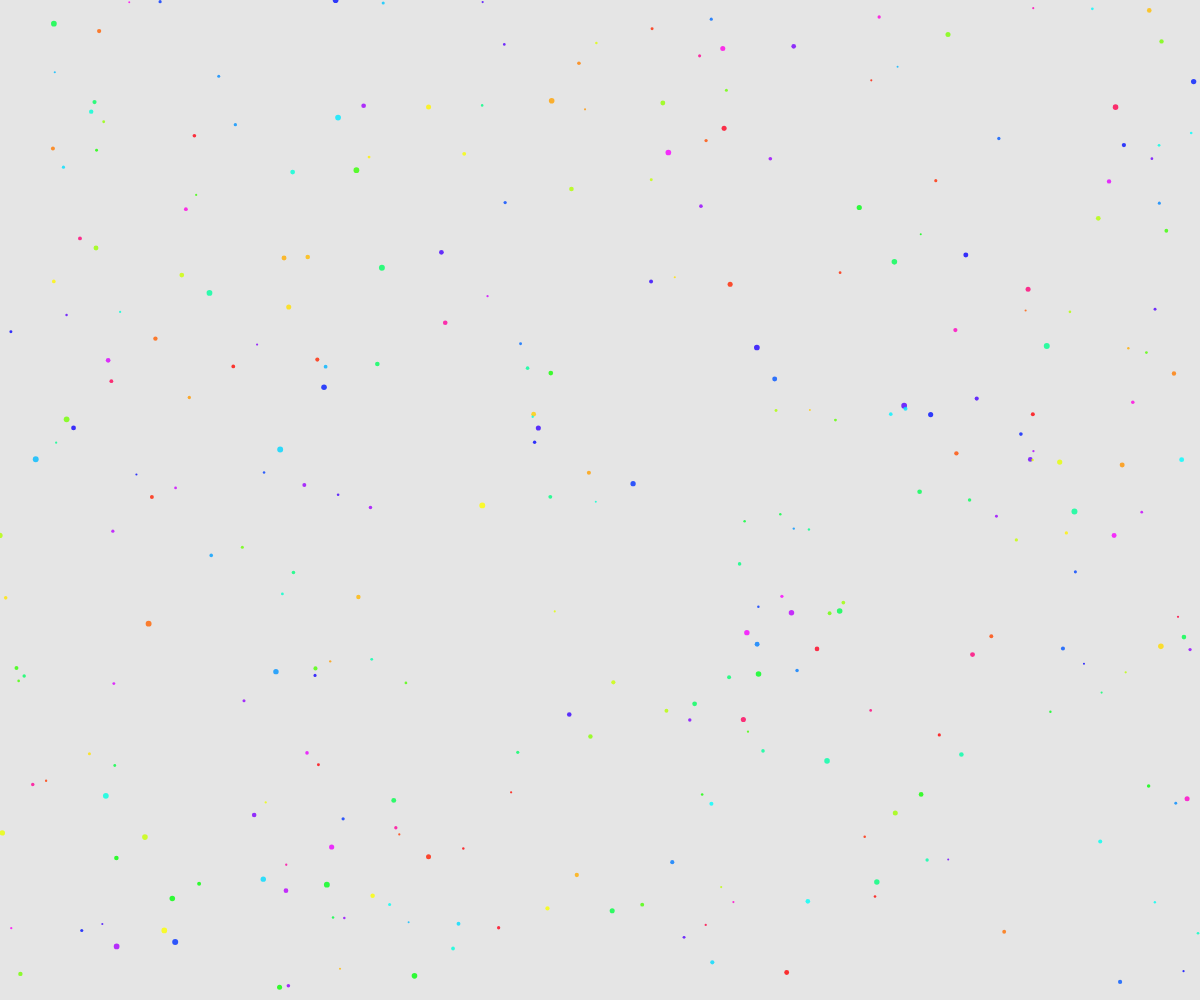
Frame 1 (no input)
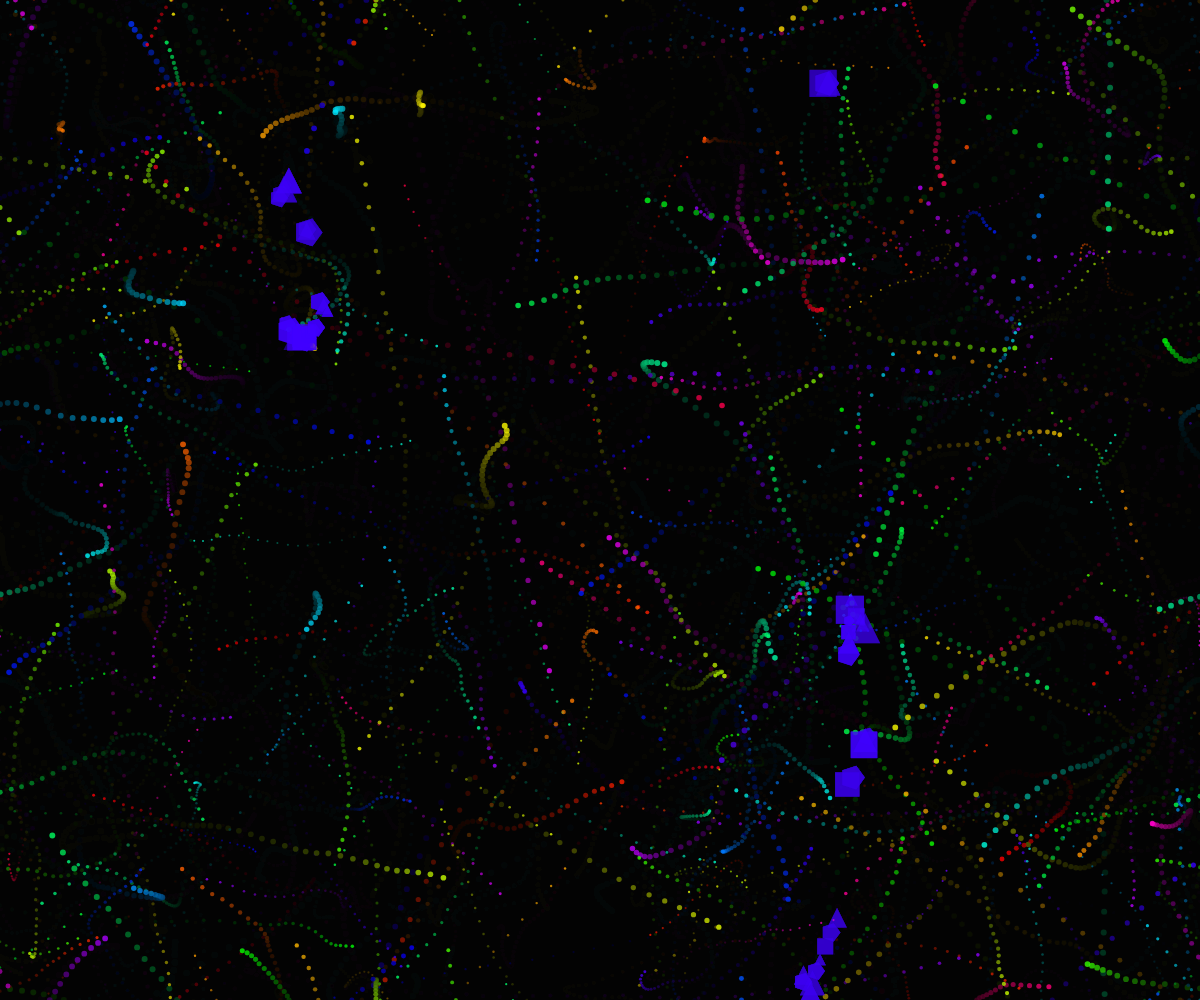
Frame 60 (no input)
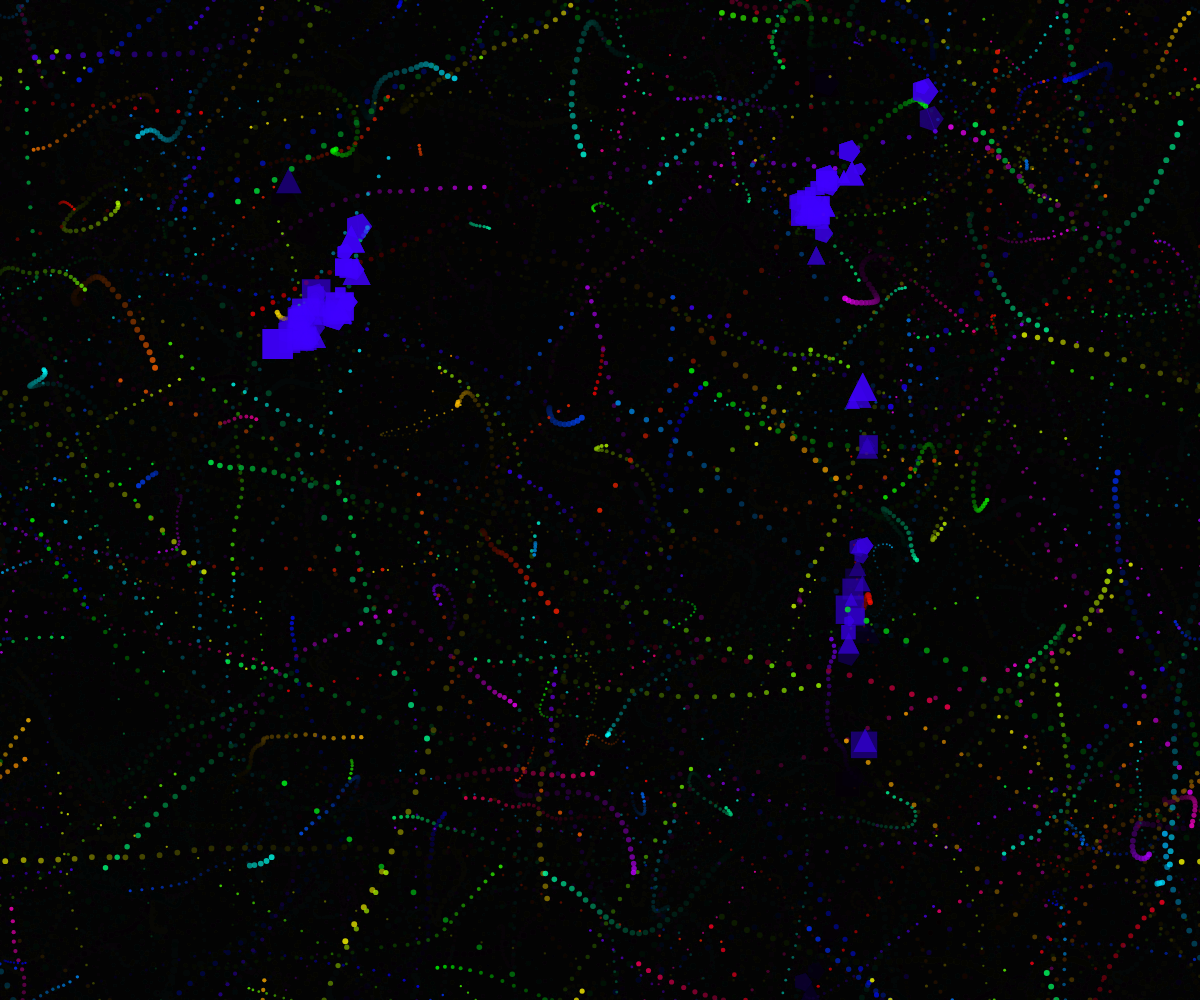
Frame 120 (the mouse pressed at the canvas centre since frame 60)

The p5.js sketch that drew these frames (run headless with seeded random() and noise() and a simulated clock; from frame 60 on, the mouse is pressed at the canvas centre):

// p5.js sketch
// ── sketch.js
let trails = [];
let numTrails = 300;
let flowField;
let intersections = [];

function setup() {
  createCanvas(windowWidth, windowHeight);
  colorMode(HSB, 360, 100, 100, 1);
  noStroke();
  
  // Initialize trails
  for (let i = 0; i < numTrails; i++) {
    trails.push({
      pos: createVector(random(width), random(height)),
      vel: p5.Vector.random2D().mult(random(0.5, 2)),
      hue: random(360),
      size: random(2, 6),
      life: random(100, 300),
      age: 0
    });
  }
  
  // Create flow field for movement
  let cols = floor(width / 20);
  let rows = floor(height / 20);
  flowField = [];
  for (let y = 0; y < rows; y++) {
    flowField[y] = [];
    for (let x = 0; x < cols; x++) {
      flowField[y][x] = p5.Vector.random2D().mult(random(0.5, 2));
    }
  }
}

function draw() {
  background(0, 0, 0, 0.1); // Semi-transparent background for trail fading
  
  // Update and display trails
  for (let i = trails.length - 1; i >= 0; i--) {
    let t = trails[i];
    
    // Apply flow field influence
    let x = floor(t.pos.x / 20);
    let y = floor(t.pos.y / 20);
    if (x >= 0 && y >= 0 && x < flowField[0].length && y < flowField.length) {
      t.vel.add(flowField[y][x]);
    }
    
    // Update position
    t.pos.add(t.vel);
    
    // Wrap around edges
    if (t.pos.x > width) t.pos.x = 0;
    if (t.pos.x < 0) t.pos.x = width;
    if (t.pos.y > height) t.pos.y = 0;
    if (t.pos.y < 0) t.pos.y = height;
    
    // Update age and life
    t.age++;
    t.life--;
    
    // Draw trail segment
    fill(t.hue, 100, 100, 0.8);
    ellipse(t.pos.x, t.pos.y, t.size);
    
    // Remove dead trails
    if (t.life <= 0) {
      trails.splice(i, 1);
      trails.push({
        pos: createVector(random(width), random(height)),
        vel: p5.Vector.random2D().mult(random(0.5, 2)),
        hue: random(360),
        size: random(2, 6),
        life: random(100, 300),
        age: 0
      });
    }
  }
  
  // Check for intersections and create geometric forms
  let maxChecks = 500;
  let checks = 0;
  for (let i = 0; i < trails.length; i++) {
    if (checks >= maxChecks) break;
    for (let j = i + 1; j < trails.length; j++) {
      if (checks >= maxChecks) break;
      checks++;
      
      let d = dist(trails[i].pos.x, trails[i].pos.y, trails[j].pos.x, trails[j].pos.y);
      if (d < 30) {
        // Create temporary intersection effect
        intersections.push({
          pos: createVector((trails[i].pos.x + trails[j].pos.x) / 2, (trails[i].pos.y + trails[j].pos.y) / 2),
          size: random(10, 30),
          life: random(50, 100),
          type: floor(random(3)) // 0=triangle, 1=square, 2=pentagon
        });
        
        // Draw connecting line
        stroke(255, 255, 255, 0.3);
        line(trails[i].pos.x, trails[i].pos.y, trails[j].pos.x, trails[j].pos.y);
      }
    }
  }
  
  // Update and display intersections
  for (let i = intersections.length - 1; i >= 0; i--) {
    let inter = intersections[i];
    inter.life--;
    
    if (inter.life <= 0) {
      intersections.splice(i, 1);
      continue;
    }
    
    noStroke();
    fill(255, 255, 255, 0.8 * (inter.life / 100));
    
    // Draw different geometric shapes based on type
    push();
    translate(inter.pos.x, inter.pos.y);
    if (inter.type === 0) {
      // Triangle
      triangle(0, -inter.size/2, 
               -inter.size/2, inter.size/2, 
               inter.size/2, inter.size/2);
    } else if (inter.type === 1) {
      // Square
      rectMode(CENTER);
      rect(0, 0, inter.size, inter.size);
    } else {
      // Pentagon
      beginShape();
      for (let a = 0; a < TWO_PI; a += TWO_PI/5) {
        let x = inter.size/2 * cos(a);
        let y = inter.size/2 * sin(a);
        vertex(x, y);
      }
      endShape(CLOSE);
    }
    pop();
  }
}

function windowResized() {
  resizeCanvas(windowWidth, windowHeight);
}
